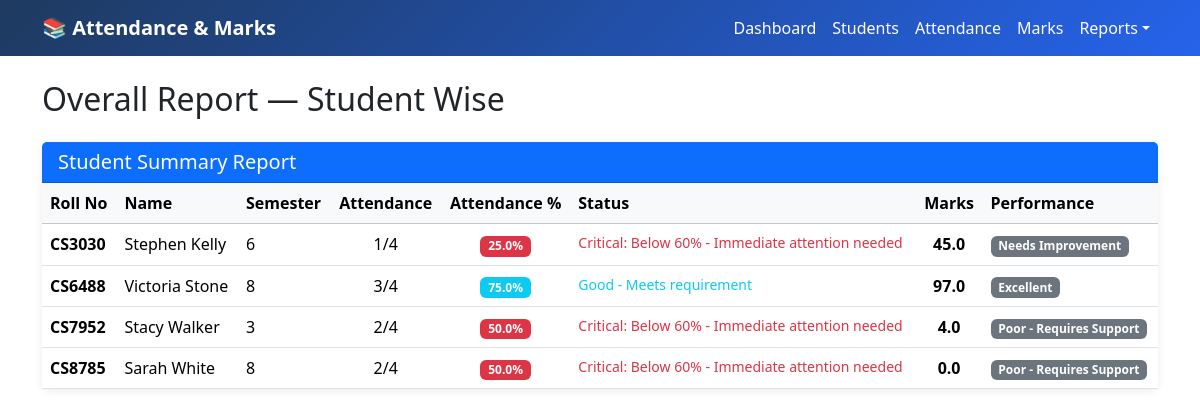
/reports/overall, run on the app's committed database.
### tables this page shows
CREATE TABLE students (
            id INTEGER PRIMARY KEY AUTOINCREMENT,
            roll_no TEXT UNIQUE NOT NULL,
            name TEXT NOT NULL,
            semester INTEGER NOT NULL,
            marks REAL DEFAULT 0,
            total_attendance INTEGER DEFAULT 0,
            total_classes INTEGER DEFAULT 0
        );

### app.py (the view)
@app.route('/reports/overall')
def overall_report():
    conn = get_db()
    students_list = conn.execute('SELECT * FROM students ORDER BY roll_no').fetchall()
    conn.close()
    report_rows = []
    for s in students_list:
        att_pct = (s['total_attendance'] / s['total_classes'] * 100) if s['total_classes'] > 0 else 0
        att_remark, att_class = get_attendance_remark(att_pct)
        perf_remark = get_performance_remark(s['marks'])
        report_rows.append({
            'roll_no': s['roll_no'],
            'name': s['name'],
            'semester': s['semester'],
            'total_attendance': s['total_attendance'],
            'total_classes': s['total_classes'],
            'attendance_pct': round(att_pct, 1),
            'attendance_remark': att_remark,
            'remark_class': att_class,
            'marks': s['marks'],
            'performance_remark': perf_remark,
        })
    return render_template('overall_report.html', students=report_rows)

### app.py (called while the page is built)
def get_db():
    conn = sqlite3.connect(DATABASE)
    conn.row_factory = sqlite3.Row
    return conn

def get_attendance_remark(percentage):
    if percentage >= 90:
        return "Excellent", "success"
    elif percentage >= 75:
        return "Good - Meets requirement", "info"
    elif percentage >= 60:
        return "Warning: Below 75% - May affect eligibility", "warning"
    else:
        return "Critical: Below 60% - Immediate attention needed", "danger"

def get_performance_remark(marks):
    if marks >= 90:
        return "Excellent"
    elif marks >= 80:
        return "Very Good"
    elif marks >= 70:
        return "Good"
    elif marks >= 60:
        return "Average"
    elif marks >= 40:
        return "Needs Improvement"
    else:
        return "Poor - Requires Support"

### templates/overall_report.html (shortened to what this page needs)
{% extends "base.html" %}
{% block content %}
<h2 class="mb-4">Overall Report — Student Wise</h2>
<div class="card mb-4">
    <div class="card-header bg-primary text-white">
        <h5 class="mb-0">Student Summary Report</h5>
    </div>
    <div class="card-body p-0">
        {% if students %}
        <div class="table-responsive">
            <table class="table table-hover mb-0">
                <thead class="table-light">
                    <tr>
                        <th>Roll No</th>
                        <th>Name</th>
                        <th>Semester</th>
                        <th class="text-center">Attendance</th>
                        <th class="text-center">Attendance %</th>
                        <th>Status</th>
                        <th class="text-center">Marks</th>
                        <th>Performance</th>
                    </tr>
                </thead>
                <tbody>
                    {% for s in students %}
                    <tr>
                        <td class="fw-semibold">{{ s.roll_no }}</td>
                        <td>{{ s.name }}</td>
                        <td>{{ s.semester }}</td>
                        <td class="text-center">{{ s.total_attendance }}/{{ s.total_classes }}</td>
                        <td class="text-center">
                            <span class="badge bg-{{ s.remark_class }}">{{ s.attendance_pct }}%</span>
                        </td>
                        <td class="small text-{{ s.remark_class }}">{{ s.attendance_remark }}</td>
                        <td class="text-center fw-semibold">{{ s.marks }}</td>
                        <td><span class="badge bg-secondary">{{ s.performance_remark }}</span></td>
                    </tr>
                    {% endfor %}
                </tbody>
            </table>
        </div>
        {% else %}
        <p class="p-4 text-muted mb-0">No students. <a href="{{ url_for('students') }}">Add students</a> first.</p>
        {% endif %}
    </div>
</div>
{% endblock %}

### templates/base.html (style rules this page uses)
:root { --accent: #2563eb; --accent-hover: #1d4ed8; }
body { font-family: 'Segoe UI', system-ui, sans-serif; min-height: 100vh; }
.card { border: none; box-shadow: 0 2px 8px rgba(0,0,0,.08); }
.card-header { font-weight: 600; background: #f8fafc; }

### data on the page
students: roll_no "CS3030", name "Stephen Kelly", semester "6", total_attendance "1", total_classes "4", attendance_pct "25.0", attendance_remark "Critical: Below 60% - Immediate attention needed", marks "45.0", performance_remark "Needs Improvement"
students: roll_no "CS6488", name "Victoria Stone", semester "8", total_attendance "3", total_classes "4", attendance_pct "75.0", attendance_remark "Good - Meets requirement", marks "97.0", performance_remark "Excellent"
students: roll_no "CS7952", name "Stacy Walker", semester "3", total_attendance "2", total_classes "4", attendance_pct "50.0", attendance_remark "Critical: Below 60% - Immediate attention needed", marks "4.0", performance_remark "Poor - Requires Support"
students: roll_no "CS8785", name "Sarah White", semester "8", total_attendance "2", total_classes "4", attendance_pct "50.0", attendance_remark "Critical: Below 60% - Immediate attention needed", marks "0.0", performance_remark "Poor - Requires Support"
